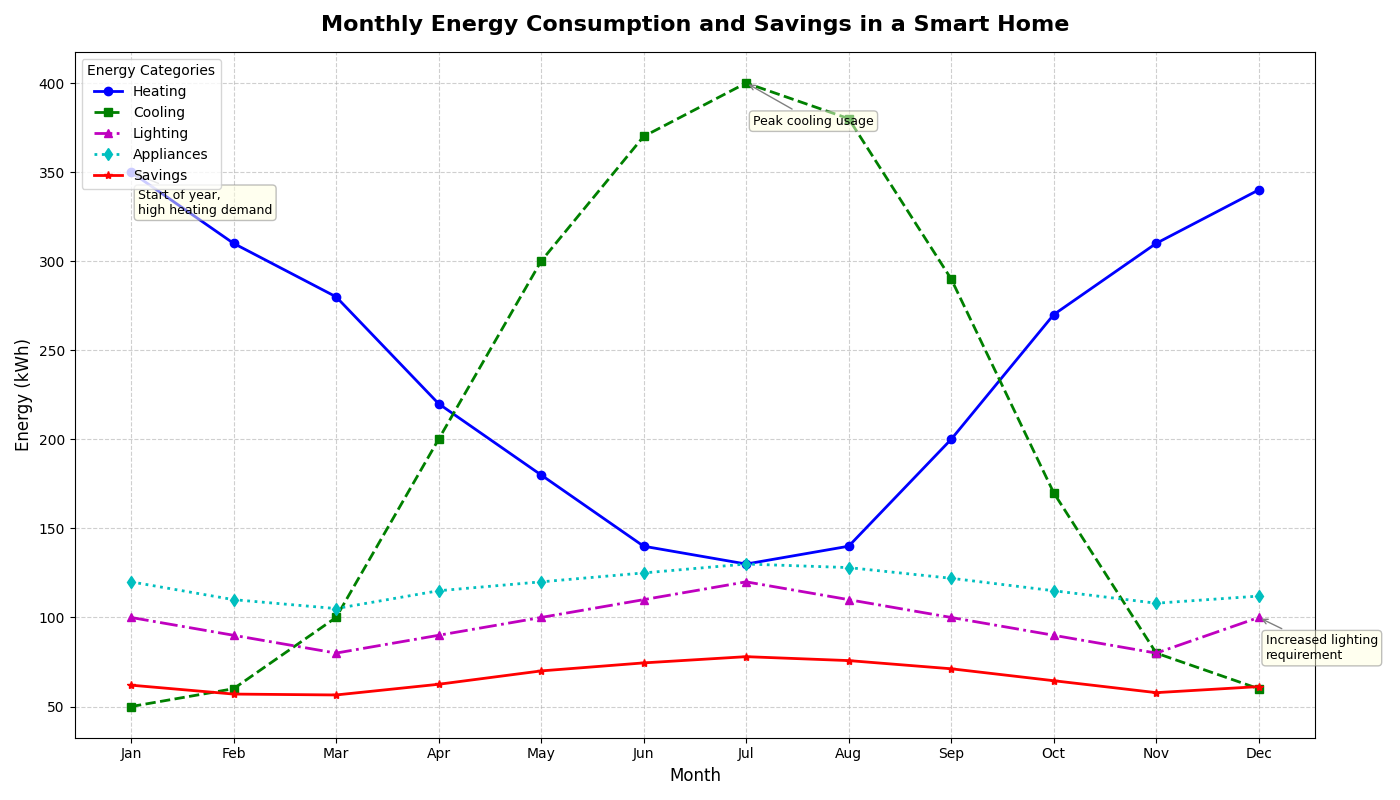

Generate this figure with Python:
import matplotlib.pyplot as plt
import numpy as np

# Create data for 12 months
months = np.array(["Jan", "Feb", "Mar", "Apr", "May", "Jun", "Jul", "Aug", "Sep", "Oct", "Nov", "Dec"])

# Energy consumption (in kWh) for each category over the year
heating = np.array([350, 310, 280, 220, 180, 140, 130, 140, 200, 270, 310, 340])
cooling = np.array([50, 60, 100, 200, 300, 370, 400, 380, 290, 170, 80, 60])
lighting = np.array([100, 90, 80, 90, 100, 110, 120, 110, 100, 90, 80, 100])
appliances = np.array([120, 110, 105, 115, 120, 125, 130, 128, 122, 115, 108, 112])

# Calculate the overall consumption and savings
overall_consumption = heating + cooling + lighting + appliances
monthly_savings = 0.1 * overall_consumption  # Assuming 10% savings each month

# Setup the figure
fig, ax = plt.subplots(figsize=(14, 8))

# Plot data with shuffled colors
ax.plot(months, heating, marker='o', linestyle='-', color='b', linewidth=2, label='Heating')
ax.plot(months, cooling, marker='s', linestyle='--', color='g', linewidth=2, label='Cooling')
ax.plot(months, lighting, marker='^', linestyle='-.', color='m', linewidth=2, label='Lighting')
ax.plot(months, appliances, marker='d', linestyle=':', color='c', linewidth=2, label='Appliances')
ax.plot(months, monthly_savings, marker='*', linestyle='-', color='r', linewidth=2, label='Savings')

# Annotations for highlighting significant data points
annotations = [
    ('Jan', heating[0], 'Start of year,\nhigh heating demand'),
    ('Jul', cooling[6], 'Peak cooling usage'),
    ('Dec', lighting[11], 'Increased lighting\nrequirement')
]
for (month, value, text) in annotations:
    ax.annotate(text, xy=(month, value), xytext=(5, -30), textcoords='offset points',
                arrowprops=dict(arrowstyle='->', color='gray'), fontsize=9, bbox=dict(boxstyle="round,pad=0.3", edgecolor='gray', facecolor='lightyellow', alpha=0.5))

# Title and labels
ax.set_title('Monthly Energy Consumption and Savings in a Smart Home', fontsize=16, fontweight='bold', pad=15)
ax.set_xlabel('Month', fontsize=12)
ax.set_ylabel('Energy (kWh)', fontsize=12)

# Add a legend
ax.legend(title='Energy Categories', loc='upper left', fontsize=10)

# Grid for better readability
ax.grid(True, linestyle='--', alpha=0.6)

# Automatically adjust layout
plt.tight_layout()

# Show the plot
plt.show()
